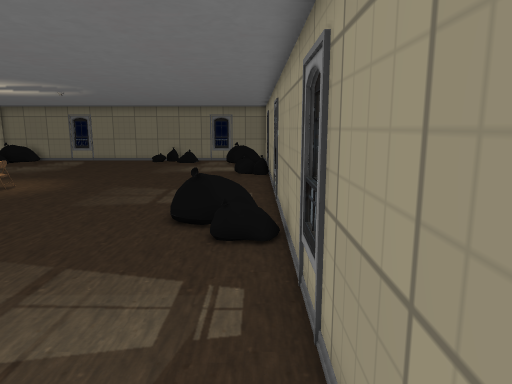
view 1 (above)

16 first-person views from a walk through a Godot game level. The camera is 1.5 m above the floor, tilts 10° down and sees 70° across. The floor is counted in squares, 0.5 m on a side. Each view is taken from the middle of a square. On the plan, view 1 faces up. The plan holds only what a view shows up to about 20 squares ahead; the rest is blank. Door leaves are left out where a doorway can be walked through. Some surface patterns are stand-ins.

view 2
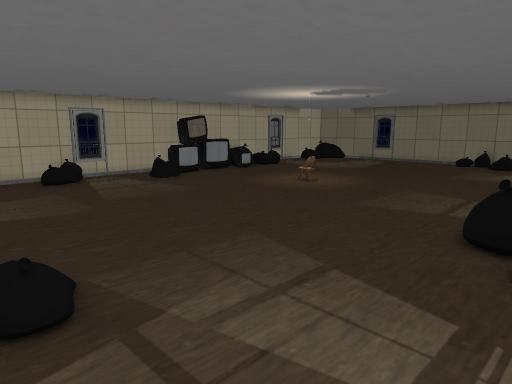

view 3
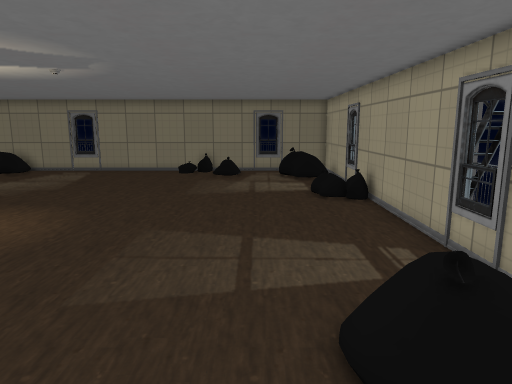

view 4
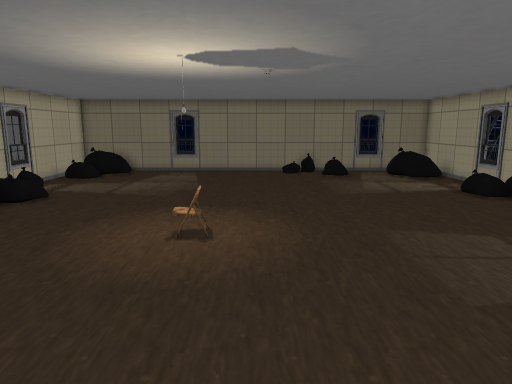

view 5
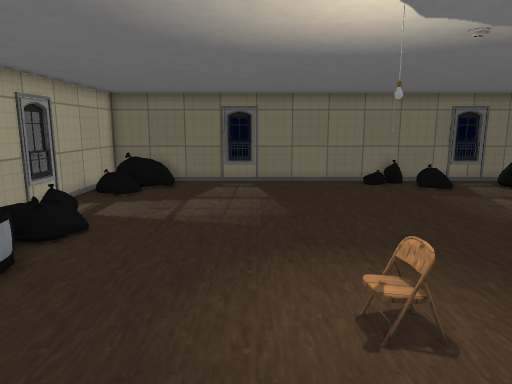

view 6
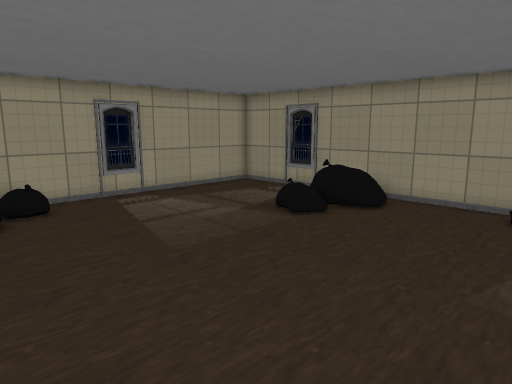

view 7
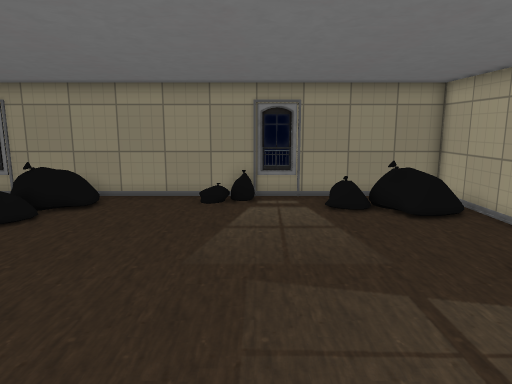

view 8
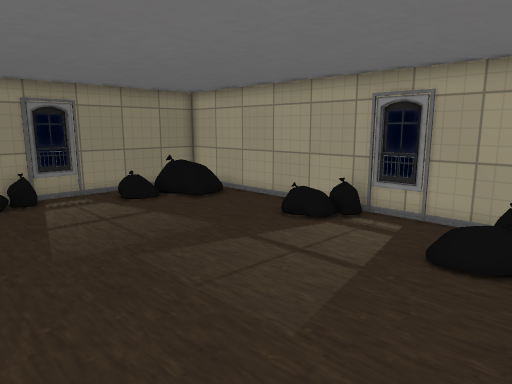

view 9
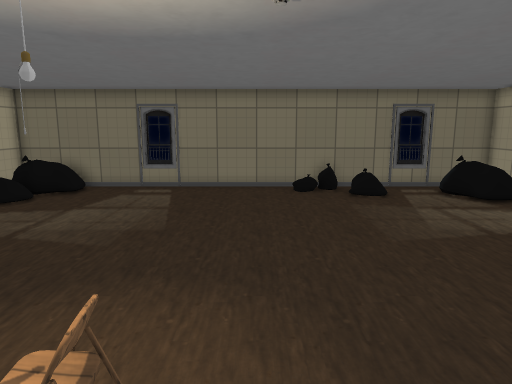

view 10
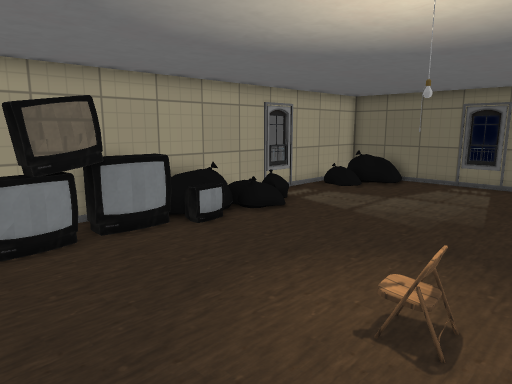

view 11
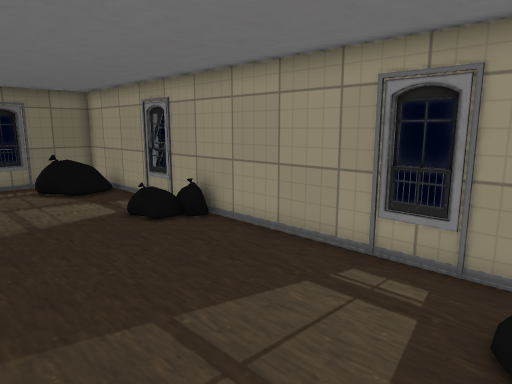

view 12
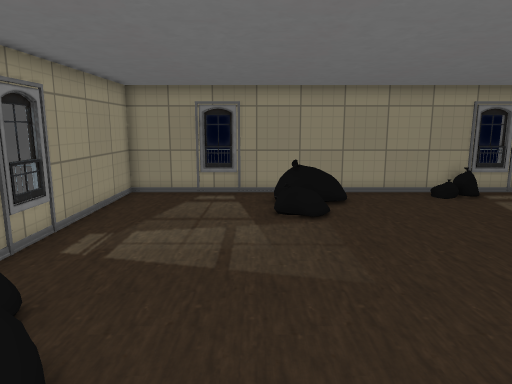

view 13
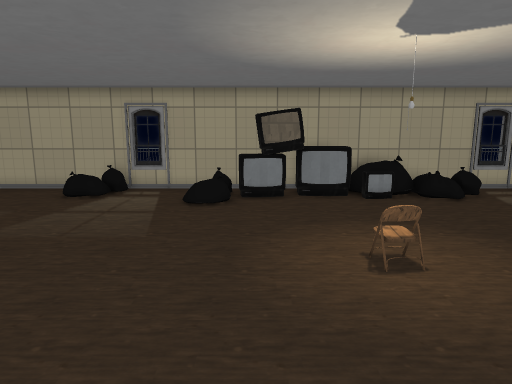

view 14
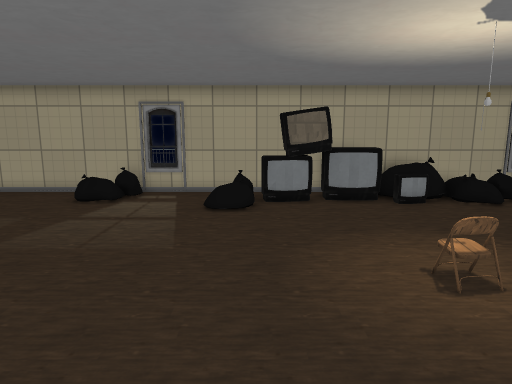

view 15
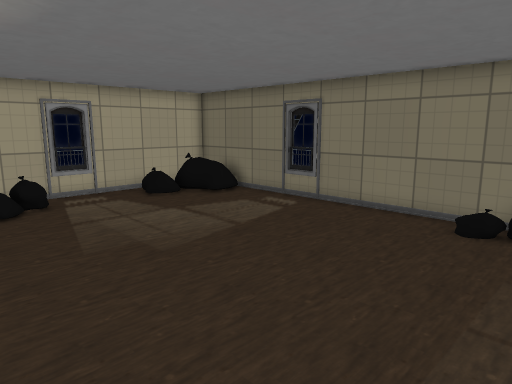

view 16
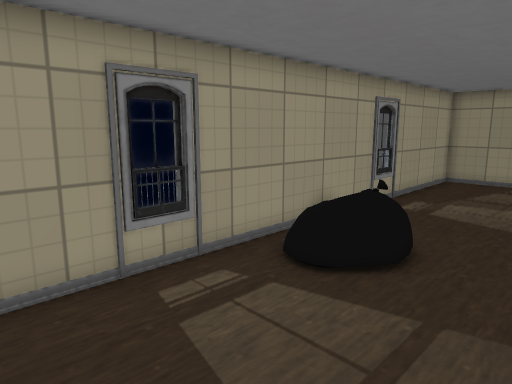

### Floor plan
Key: @ floor where view 1 was taken; # wall or solid block; . floor; D open door; = window, fence, low wall or low ledge; F frame.
Columns run from 24 left of view 1 to 2 right of it. Each row starts with its distance up from view 1.
 35       #
 34     ####F#######   ##F#
 33     #....D.....      .D
 32     #.....D....     ..D
 31      ............   ..##
 30      .................  ##
 29  ## .....................##
 28 #DD......................##
 27 =F.......................F
 26 ##.......................#
 25  #  ...................DD#
 24      ..................
 23      ..................  #
 22    #.....................#
 21    ##....................#
 20   ###....................#
 19   ##.....................#
 18   #=.......#.............##
 17   ##.....................#
 16    # ....................F
 15    # ...................DD
 14    # .................##.#
 13  #    ...............#####
 12  #..  ...............###
 11 #DD...................##
 10 =F.....................
  9 ## ....................  #
  8  #  .....................#
  7  #  .....................#
  6  #.......................F
  5  #.......................#
  4  #.....................DD#
  3  #...............  ......#
  2  ####...........   ......#
  1    ##  .........###......#
  0        .........# #D....@#
 -1       #D.   ....# #DD....#
 -2       #DF######## ##DF####
 -3        #=#

Where each view was taken, in squares from view 1:
view 1: 0 up, 0 right, facing up
view 2: 1 up, 0 right, facing up-left
view 3: 8 up, 4 left, facing up
view 4: 8 up, 11 left, facing up
view 5: 13 up, 15 left, facing up
view 6: 13 up, 15 left, facing down-right
view 7: 14 up, 15 left, facing down
view 8: 15 up, 11 left, facing down-left
view 9: 15 up, 11 left, facing up
view 10: 13 up, 11 left, facing up-left
view 11: 13 up, 7 left, facing up-right
view 12: 15 up, 5 left, facing down
view 13: 15 up, 5 left, facing left
view 14: 14 up, 6 left, facing left
view 15: 21 up, 6 left, facing up-left
view 16: 20 up, 6 left, facing down-right
